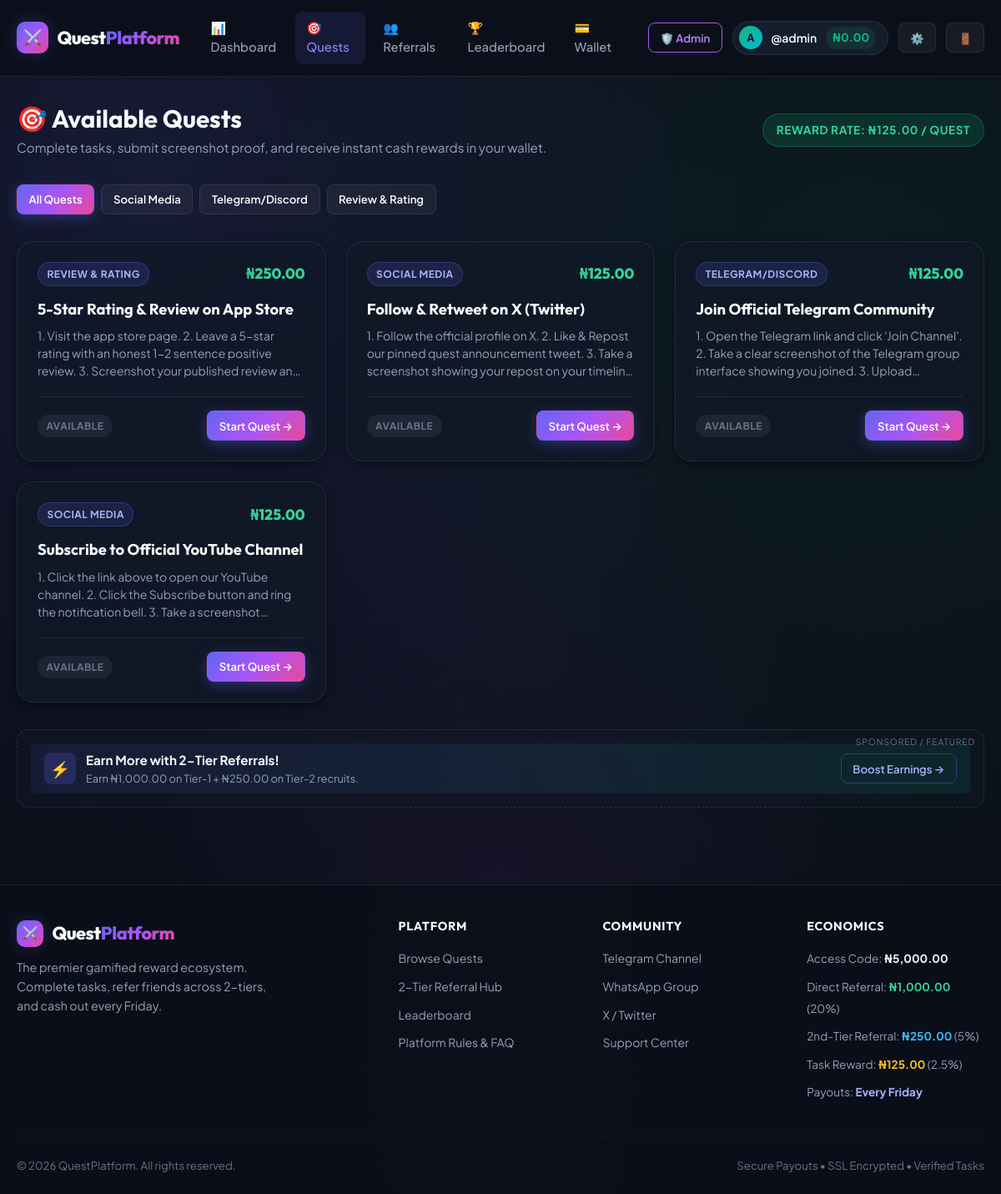
Page /quests (signed in) on the committed database.
### app/models.py (models this page shows, shortened)
class User(UserMixin, db.Model):
    __tablename__ = 'users'
    id = db.Column(db.Integer, primary_key=True)
    username = db.Column(db.String(64), unique=True, nullable=False, index=True)
    password_hash = db.Column(db.String(255), nullable=False)
    is_admin = db.Column(db.Boolean, default=False)
    is_active = db.Column(db.Boolean, default=True)
    referral_code = db.Column(db.String(24), unique=True, nullable=False, index=True)
    referred_by_id = db.Column(db.Integer, db.ForeignKey('users.id'), nullable=True)
    wallet_balance = db.Column(db.Float, default=0.0)       # Available to withdraw
    referral_earnings = db.Column(db.Float, default=0.0)    # Lifetime referral commissions earned
    total_earned = db.Column(db.Float, default=0.0)         # Lifetime all earnings (referral + tasks)
    tasks_completed_count = db.Column(db.Integer, default=0)
    bank_name = db.Column(db.String(128), nullable=True)
    account_number = db.Column(db.String(64), nullable=True)
    account_name = db.Column(db.String(128), nullable=True)
    created_at = db.Column(db.DateTime, default=lambda: datetime.now(timezone.utc))
    updated_at = db.Column(db.DateTime, default=lambda: datetime.now(timezone.utc), onupdate=lambda: datetime.now(timezone.utc))
    direct_referrals = db.relationship(
        'User',
        backref=db.backref('sponsor', remote_side=[id]),
        foreign_keys=[referred_by_id],
        lazy='dynamic'
    )
    submissions = db.relationship('TaskSubmission', backref='user', foreign_keys='TaskSubmission.user_id', lazy='dynamic')
    withdrawals = db.relationship('Withdrawal', backref='user', foreign_keys='Withdrawal.user_id', lazy='dynamic')
    transactions = db.relationship('Transaction', backref='user', foreign_keys='Transaction.user_id', lazy='dynamic', order_by='Transaction.created_at.desc()')

class SystemSetting(db.Model):
    __tablename__ = 'system_settings'
    key = db.Column(db.String(64), primary_key=True)
    value = db.Column(db.Text, nullable=False)
    description = db.Column(db.String(255), nullable=True)
    @classmethod
    def get(cls, key: str, default: str = '') -> str:
        setting = db.session.get(cls, key)
        return setting.value if setting else default

class Task(db.Model):
    __tablename__ = 'tasks'
    id = db.Column(db.Integer, primary_key=True)
    title = db.Column(db.String(255), nullable=False)
    category = db.Column(db.String(64), default='Social')
    url = db.Column(db.String(512), nullable=False)
    instructions = db.Column(db.Text, nullable=False)
    reward_amount = db.Column(db.Float, nullable=True)  # If None, dynamically calculated as X/40
    is_active = db.Column(db.Boolean, default=True, index=True)
    created_at = db.Column(db.DateTime, default=lambda: datetime.now(timezone.utc))
    submissions = db.relationship('TaskSubmission', backref='task', cascade='all, delete-orphan', lazy='dynamic')

### app/routes/main.py (the view)
@main_bp.route('/quests')
@login_required
def quests():
    economy = get_system_economy()
    category = request.args.get('category', '').strip()
    query = Task.query.filter_by(is_active=True)
    if category:
        query = query.filter_by(category=category)
    tasks = query.order_by(Task.created_at.desc()).all()
    user_submissions = {
        s.task_id: s for s in TaskSubmission.query.filter_by(user_id=current_user.id).all()
    }
    categories = [r[0] for r in db.session.query(Task.category).distinct().all() if r[0]]
    return render_template(
        'user/quests.html',
        tasks=tasks,
        user_submissions=user_submissions,
        selected_category=category,
        categories=categories,
        economy=economy
    )

### app/__init__.py (called while the page is built)
@login_manager.user_loader
def load_user(user_id):
    return db.session.get(User, int(user_id))

### app/utils.py (called while the page is built)
def format_currency(amount, symbol=None):
    if amount is None:
        amount = 0.0
    if symbol is None:
        symbol = SystemSetting.get('currency_symbol', current_app.config.get('DEFAULT_CURRENCY_SYMBOL', '₦'))
    return f"{symbol}{amount:,.2f}"

### app/templates/user/quests.html (shortened to what this page needs)
{% extends 'base.html' %}
{% block content %}
<div style="display: flex; align-items: center; justify-content: space-between; flex-wrap: wrap; gap: 1rem; margin-bottom: 2rem;">
  <div>
    <h1 style="font-size: 1.85rem; margin-bottom: 0.25rem;">🎯 Available Quests</h1>
    <p style="font-size: 0.95rem;">Complete tasks, submit screenshot proof, and receive instant cash rewards in your wallet.</p>
  </div>
  <div class="badge badge-emerald" style="padding: 0.5rem 1rem; font-size: 0.85rem;">
    Reward Rate: {{ economy.task_reward|currency }} / Quest
  </div>
</div>
<div style="display: flex; gap: 0.5rem; flex-wrap: wrap; margin-bottom: 2rem;">
  <a href="{{ url_for('main.quests') }}" class="btn btn-sm {% if not selected_category %}btn-primary{% else %}btn-secondary{% endif %}">
    All Quests
  </a>
  {% for cat in categories %}
    <a href="{{ url_for('main.quests', category=cat) }}" class="btn btn-sm {% if selected_category == cat %}btn-primary{% else %}btn-secondary{% endif %}">
      {{ cat }}
    </a>
  {% endfor %}
</div>
{% if tasks %}
  <div class="grid grid-cols-3" style="gap: 1.5rem; margin-bottom: 2rem;">
    {% for task in tasks %}
      {% set sub = user_submissions.get(task.id) %}
      <div class="card card-hoverable" style="display: flex; flex-direction: column; justify-content: space-between;">
        <div>
          <div style="display: flex; align-items: center; justify-content: space-between; margin-bottom: 1rem;">
            <span class="badge badge-indigo">{{ task.category }}</span>
            <span style="font-weight: 800; color: #34d399; font-size: 1.1rem; font-family: var(--font-display);">
              {{ (task.reward_amount if task.reward_amount is not none else economy.task_reward)|currency }}
            </span>
          </div>
          <h3 style="font-size: 1.15rem; margin-bottom: 0.65rem;">{{ task.title }}</h3>
          <p style="font-size: 0.875rem; color: var(--text-secondary); line-height: 1.5; margin-bottom: 1.25rem; display: -webkit-box; -webkit-line-clamp: 3; -webkit-box-orient: vertical; overflow: hidden;">
            {{ task.instructions }}
          </p>
        </div>
        <div style="padding-top: 1rem; border-top: 1px solid var(--border-color); display: flex; align-items: center; justify-content: space-between; gap: 0.5rem;">
          <div>
            {% if sub %}
              {% if sub.status == 'approved' %}
                <span class="badge badge-emerald">✓ Completed</span>
              {% elif sub.status == 'rejected' %}
                <span class="badge badge-rose" title="{{ sub.rejection_reason }}">✕ Rejected (Retry)</span>
              {% else %}
                <span class="badge badge-amber">⏳ In Review</span>
              {% endif %}
            {% else %}
              <span class="badge" style="background: rgba(255,255,255,0.06); color: var(--text-muted);">Available</span>
            {% endif %}
          </div>
          <a href="{{ url_for('main.quest_detail', task_id=task.id) }}" class="btn btn-sm {% if sub and sub.status == 'approved' %}btn-secondary{% else %}btn-primary{% endif %}">
            {% if sub and sub.status == 'approved' %}View Details{% elif sub and sub.status == 'pending' %}View Proof{% elif sub and sub.status == 'rejected' %}Re-submit{% else %}Start Quest &rarr;{% endif %}
          </a>
        </div>
      </div>
    {% endfor %}
  </div>
{% endif %}
{% include 'ads/ad_unit.html' %}
{% endblock %}

### app/templates/base.html (shortened to what this page needs)
<!DOCTYPE html>
<html lang="en">
<head>
  <link rel="stylesheet" href="{{ url_for('static', filename='css/style.css') }}">
</head>
<body>
  <header class="navbar">
    <div class="app-container">
      <div class="nav-wrapper">
        <a href="{{ url_for('main.dashboard') if current_user.is_authenticated else url_for('main.index') }}" class="brand-logo">
          <div class="brand-icon">⚔️</div>
          <span>Quest<span class="gradient-text">Platform</span></span>
        </a>
        <nav>
          <ul class="nav-links">
            {% if current_user.is_authenticated %}
              <li><a href="{{ url_for('main.dashboard') }}" class="nav-link {% if request.endpoint == 'main.dashboard' %}active{% endif %}">📊 Dashboard</a></li>
              <li><a href="{{ url_for('main.quests') }}" class="nav-link {% if 'quests' in request.endpoint %}active{% endif %}">🎯 Quests</a></li>
              <li><a href="{{ url_for('main.referrals') }}" class="nav-link {% if request.endpoint == 'main.referrals' %}active{% endif %}">👥 Referrals</a></li>
              <li><a href="{{ url_for('main.leaderboard') }}" class="nav-link {% if request.endpoint == 'main.leaderboard' %}active{% endif %}">🏆 Leaderboard</a></li>
              <li><a href="{{ url_for('main.wallet') }}" class="nav-link {% if request.endpoint == 'main.wallet' %}active{% endif %}">💳 Wallet</a></li>
            {% else %}
              <li><a href="{{ url_for('main.index') }}" class="nav-link">Home</a></li>
              <li><a href="{{ url_for('main.rules') }}" class="nav-link">How it Works</a></li>
              <li><a href="{{ url_for('main.leaderboard') }}" class="nav-link">Leaderboard</a></li>
            {% endif %}
          </ul>
        </nav>
        <div class="nav-actions">
          {% if current_user.is_authenticated %}
            {% if current_user.is_admin %}
              <a href="{{ url_for('admin.dashboard') }}" class="btn btn-sm btn-outline-primary" style="border-color: #a855f7; color: #c084fc;">
                🛡️ Admin
              </a>
            {% endif %}
            <div class="user-pill">
              <div class="user-avatar-sm">{{ current_user.username[:1].upper() }}</div>
              <span class="user-pill-name">@{{ current_user.username }}</span>
              <span class="user-pill-balance">{{ current_user.wallet_balance|currency }}</span>
            </div>
            <a href="{{ url_for('main.profile') }}" class="btn btn-sm btn-secondary" title="Account Settings">⚙️</a>
            <a href="{{ url_for('auth.logout') }}" class="btn btn-sm btn-secondary" title="Logout">🚪</a>
          {% else %}
            <a href="{{ url_for('auth.login') }}" class="btn btn-sm btn-secondary">Log In</a>
            <a href="{{ url_for('auth.register') }}" class="btn btn-sm btn-primary">Join Now</a>
          {% endif %}
        </div>
      </div>
    </div>
  </header>
  <main class="main-content">
    <div class="app-container">
      {% block content %}{% endblock %}
    </div>
  </main>
  <footer class="footer">
    <div class="app-container">
      <div class="footer-grid">
        <div class="footer-brand">
          <div class="brand-logo" style="margin-bottom: 0.5rem;">
            <div class="brand-icon" style="width: 32px; height: 32px; font-size: 1rem;">⚔️</div>
            <span>Quest<span class="gradient-text">Platform</span></span>
          </div>
          <p>The premier gamified reward ecosystem. Complete tasks, refer friends across 2-tiers, and cash out every Friday.</p>
        </div>
        <div class="footer-col">
          <h5>Platform</h5>
          <ul>
            <li><a href="{{ url_for('main.quests') if current_user.is_authenticated else url_for('auth.register') }}">Browse Quests</a></li>
            <li><a href="{{ url_for('main.referrals') if current_user.is_authenticated else url_for('auth.register') }}">2-Tier Referral Hub</a></li>
            <li><a href="{{ url_for('main.leaderboard') }}">Leaderboard</a></li>
            <li><a href="{{ url_for('main.rules') }}">Platform Rules & FAQ</a></li>
          </ul>
        </div>
        <div class="footer-col">
          <h5>Community</h5>
          <ul>
            <li><a href="#">Telegram Channel</a></li>
            <li><a href="#">WhatsApp Group</a></li>
            <li><a href="#">X / Twitter</a></li>
            <li><a href="#">Support Center</a></li>
          </ul>
        </div>
        <div class="footer-col">
          <h5>Economics</h5>
          <ul>
            <li><span style="color: #94a3b8; font-size: 0.85rem;">Access Code: <strong style="color: #f8fafc;">{{ economy.x_price|currency }}</strong></span></li>
            <li><span style="color: #94a3b8; font-size: 0.85rem;">Direct Referral: <strong style="color: #34d399;">{{ economy.tier1_reward|currency }}</strong> (20%)</span></li>
            <li><span style="color: #94a3b8; font-size: 0.85rem;">2nd-Tier Referral: <strong style="color: #38bdf8;">{{ economy.tier2_reward|currency }}</strong> (5%)</span></li>
            <li><span style="color: #94a3b8; font-size: 0.85rem;">Task Reward: <strong style="color: #fbbf24;">{{ economy.task_reward|currency }}</strong> (2.5%)</span></li>
            <li><span style="color: #94a3b8; font-size: 0.85rem;">Payouts: <strong style="color: #a5b4fc;">Every Friday</strong></span></li>
          </ul>
        </div>
      </div>
      <div class="footer-bottom">
        <span>&copy; {{ now_year }} {{ economy.site_name }}. All rights reserved.</span>
        <span>Secure Payouts • SSL Encrypted • Verified Tasks</span>
      </div>
    </div>
  </footer>
</body>
</html>

### app/templates/ads/ad_unit.html
{% if economy.google_ads_enabled and economy.google_ads_client_id %}
<div class="ad-slot-container">
  <span class="ad-label">Advertisement</span>
  <ins class="adsbygoogle"
       style="display:block"
       data-ad-client="{{ economy.google_ads_client_id }}"
       data-ad-slot="{{ ad_slot_id|default('auto') }}"
       data-ad-format="auto"
       data-full-width-responsive="true"></ins>
  <script>
       (adsbygoogle = window.adsbygoogle || []).push({});
  </script>
</div>
{% else %}
<div class="ad-slot-container">
  <span class="ad-label">Sponsored / Featured</span>
  <div class="ad-placeholder-content">
    <div style="display: flex; align-items: center; gap: 0.75rem;">
      <div style="width: 38px; height: 38px; border-radius: 8px; background: rgba(99,102,241,0.2); display: flex; align-items: center; justify-content: center; color: #818cf8; font-size: 1.2rem;">
        ⚡
      </div>
      <div style="text-align: left;">
        <div style="font-weight: 700; font-size: 0.95rem; color: #f8fafc;">Earn More with 2-Tier Referrals!</div>
        <div style="font-size: 0.8rem; color: #94a3b8;">Earn {{ economy.tier1_reward|currency }} on Tier-1 + {{ economy.tier2_reward|currency }} on Tier-2 recruits.</div>
      </div>
    </div>
    <a href="{{ url_for('main.referrals') if current_user.is_authenticated else url_for('auth.register') }}" class="btn btn-sm btn-outline-primary">
      Boost Earnings &rarr;
    </a>
  </div>
</div>
{% endif %}

### rows in the picture
User: username "A", username "admin", wallet_balance "₦0.00"
SystemSetting: task_reward "₦125.00", tier1_reward "₦1,000.00", tier2_reward "₦250.00", x_price "₦5,000.00"
Task: category "REVIEW & RATING", reward_amount.value "₦250.00", title "5-Star Rating & Review on App Store", instructions "1. Visit the app store page. 2. Leave a 5-star rating with an honest 1-2 sentence positive review. 3. Screenshot your published review…"
Task: category "SOCIAL MEDIA", reward_amount.value "₦125.00", title "Follow & Retweet on X (Twitter)", instructions "1. Follow the official profile on X. 2. Like & Repost our pinned quest announcement tweet. 3. Take a screenshot showing your repost on your…"
Task: category "TELEGRAM/DISCORD", reward_amount.value "₦125.00", title "Join Official Telegram Community", instructions "1. Open the Telegram link and click 'Join Channel'. 2. Take a clear screenshot of the Telegram group interface showing you joined. 3.…"
Task: category "SOCIAL MEDIA", reward_amount.value "₦125.00", title "Subscribe to Official YouTube Channel", instructions "1. Click the link above to open our YouTube channel. 2. Click the Subscribe button and ring the notification bell. 3. Take a…"
SystemSetting: site_name "QuestPlatform"

### other values in the picture
{{ cat }} "Social Media" "Telegram/Discord" "Review & Rating"
